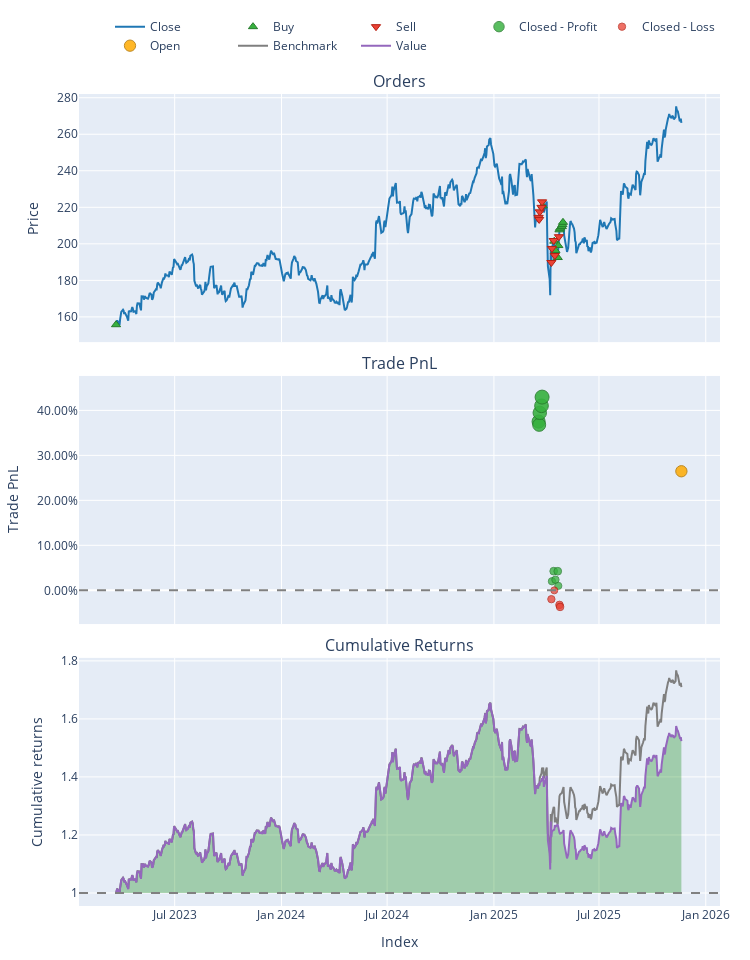

The notebook cell this image was saved under:
### Code cell
# Load Data
# (Ensure your CSV has columns like 'close', 'rsi', 'sma', etc.)
try:
    data = pd.read_csv('data/processed/AAPL_processed.csv')
    if 'Date' in data.columns:
        data['Date'] = pd.to_datetime(data['Date'])
        data.set_index('Date', inplace=True)
    print("Data loaded successfully.")
except FileNotFoundError:
    print("Error: Data file not found. Check path.")

# Split Train/Test
split_idx = int(len(data) * 0.7)
train_df = data.iloc[:split_idx]
test_df = data.iloc[split_idx:]

# Initialize Trainer
trainer = ModelTrainerRL(config['reinforcement_learning'])

print("Training PPO Agent...")


env_params = config['reinforcement_learning']['environment']

env_train = TradingEnvRL(
    train_df, 
    initial_balance=env_params.get('initial_balance', 10000),
    commission=env_params.get('commission', 0.001),
    lookback_window=env_params.get('lookback_window', 30),
    reward_func='sharpe'  # or 'sharpe'
)

result = trainer.train_ppo(env_train)
model = result['model'] 

print("Training Complete.")

print("Generating Agent Predictions on Test Data...")


env_params = config['reinforcement_learning']['environment']


env_test = TradingEnvRL(
    test_df, 
    initial_balance=env_params.get('initial_balance', 100000),
    commission=env_params.get('commission', 0.001),
    lookback_window=env_params.get('lookback_window', 30),
    reward_func='sharpe'  # or 'sharpe'
)

obs, _ = env_test.reset()
done = False
actions = []

# Manual Inference Loop
while not done:
    action, _ = model.predict(obs, deterministic=True)
    actions.append(action[0]) 
    obs, _, terminated, truncated, _ = env_test.step(action)
    done = terminated or truncated


#  RUN BACKTEST ---
print("Running Backtest...")


backtester = PortfolioBacktesterRL(env_params) 

portfolio = backtester.run_backtest(
    price_data=test_df['close'], 
    predicted_weights=np.array(actions),
    lookback_window=env_params.get('lookback_window', 30) # Important for data alignment
)
comparison = backtester.compare_with_buy_and_hold_rl()
# Show Metrics
metrics = backtester.get_performance_metrics()
print("\n--- Strategy Performance ---")
for k, v in metrics.items():
    print(f"{k}: {v:.4f}")

# Plot
portfolio.plot().show()

### Figure 1 — Plotly figure (JSON) as saved in the notebook; plotly's stock layout.template omitted (floating-point values rounded to 4 significant figures; data arrays with more than 128 entries replaced by an {"elided": "..."} marker saying what was removed)
{"data": [{"legendgroup": "0", "line": {"color": "#1f77b4"}, "name": "Close", "showlegend": true, "type": "scatter", "uid": "9933560b-9be8-44d2-99eb-2789b2364dac", "x": {"elided": "671 str values"}, "xaxis": "x", "y": {"elided": "671 float values"}, "yaxis": "y"}, {"customdata": [[0.0, 641.5, 99.9], [6.0, 362.4, 80.01], [10.0, 41.7, 8.401], [12.0, 9.517, 1.868], [13.0, 8.326, 1.603], [14.0, 2.79, 0.5554], [16.0, 4.615, 0.9584], [17.0, 432.5, 90.22], [18.0, 1.198, 0.2508], [19.0, 18.33, 3.857], [20.0, 308.7, 65.37]], "hovertemplate": "Order Id: %{customdata[0]}<br>Timestamp: %{x}<br>Price: %{y}<br>Size: %{customdata[1]:.6f}<br>Fees: %{customdata[2]:.6f}", "legendgroup": "1", "marker": {"color": "#37B13F", "line": {"color": "rgb(38,123,44)", "width": 1}, "size": 8, "symbol": "triangle-up"}, "mode": "markers", "name": "Buy", "type": "scatter", "uid": "96681272-9d9d-4423-ae15-9dc0762cd135", "x": ["2023-03-22T00:00:00-04:00", "2025-03-26T00:00:00-04:00", "2025-04-15T00:00:00-04:00", "2025-04-17T00:00:00-04:00", "2025-04-21T00:00:00-04:00", "2025-04-22T00:00:00-04:00", "2025-04-24T00:00:00-04:00", "2025-04-25T00:00:00-04:00", "2025-04-28T00:00:00-04:00", "2025-04-29T00:00:00-04:00", "2025-04-30T00:00:00-04:00"], "xaxis": "x", "y": [155.7, 220.8, 201.5, 196.3, 192.5, 199.1, 207.7, 208.6, 209.4, 210.5, 211.8], "yaxis": "y"}, {"customdata": [[1.0, 108.4, 23.25], [2.0, 261.3, 55.76], [3.0, 1.738, 0.378], [4.0, 3.084, 0.6785], [5.0, 0.4929, 0.1099], [7.0, 361.2, 68.55], [8.0, 149.7, 29.56], [9.0, 356.4, 71.93], [11.0, 9.581, 1.855], [15.0, 7.526, 1.535]], "hovertemplate": "Order Id: %{customdata[0]}<br>Timestamp: %{x}<br>Price: %{y}<br>Size: %{customdata[1]:.6f}<br>Fees: %{customdata[2]:.6f}", "legendgroup": "2", "marker": {"color": "#EA4335", "line": {"color": "rgb(181,31,18)", "width": 1}, "size": 8, "symbol": "triangle-down"}, "mode": "markers", "name": "Sell", "type": "scatter", "uid": "723076ec-b923-4104-a05d-227a45e336a0", "x": ["2025-03-19T00:00:00-04:00", "2025-03-20T00:00:00-04:00", "2025-03-21T00:00:00-04:00", "2025-03-24T00:00:00-04:00", "2025-03-25T00:00:00-04:00", "2025-04-10T00:00:00-04:00", "2025-04-11T00:00:00-04:00", "2025-04-14T00:00:00-04:00", "2025-04-16T00:00:00-04:00", "2025-04-23T00:00:00-04:00"], "xaxis": "x", "y": [214.5, 213.4, 217.5, 220.0, 223.0, 189.8, 197.5, 201.8, 193.6, 203.9], "yaxis": "y"}, {"customdata": [[0.0, 0.0, 6330.0, 0.3751], [1.0, 0.0, 14970.0, 0.3678], [2.0, 0.0, 106.8, 0.3945], [3.0, 0.0, 197.0, 0.4102], [4.0, 0.0, 32.97, 0.4295], [6.0, 0.0, 580.5, 0.02007], [7.0, 0.0, 971.3, 0.04259], [9.0, 1.0, 45.12, 0.02354], [10.0, 1.0, 71.2, 0.04245], [11.0, 1.0, 5.547, 0.009869]], "hovertemplate": "Exit Trade Id: %{customdata[0]}<br>Position Id: %{customdata[1]}<br>Exit Timestamp: %{x}<br>PnL: %{customdata[2]:.6f}<br>Return: %{customdata[3]:.2%}", "legendgroup": "3", "marker": {"color": "#37B13F", "line": {"color": "rgb(38,123,44)", "width": 1}, "opacity": [0.881, 0.8784, 0.8878, 0.8933, 0.9, 0.757, 0.7648, 0.7582, 0.7648, 0.7534], "size": [13.11, 12.99, 13.43, 13.69, 14.0, 7.325, 7.692, 7.382, 7.69, 7.159], "symbol": "circle"}, "mode": "markers", "name": "Closed - Profit", "type": "scatter", "uid": "e54a5fb7-2aeb-4bf0-b709-dbb2f3f7c921", "x": ["2025-03-19T00:00:00-04:00", "2025-03-20T00:00:00-04:00", "2025-03-21T00:00:00-04:00", "2025-03-24T00:00:00-04:00", "2025-03-25T00:00:00-04:00", "2025-04-11T00:00:00-04:00", "2025-04-14T00:00:00-04:00", "2025-04-17T00:00:00-04:00", "2025-04-21T00:00:00-04:00", "2025-04-22T00:00:00-04:00"], "xaxis": "x2", "y": [0.3751, 0.3678, 0.3945, 0.4102, 0.4295, 0.02007, 0.04259, 0.02354, 0.04245, 0.009869], "yaxis": "y2"}, {"customdata": [[5.0, 0.0, -1379.0, -0.01976], [8.0, 1.0, -1.024, -0.0001217], [12.0, 1.0, -30.12, -0.03238], [13.0, 1.0, -1401.0, -0.03688]], "hovertemplate": "Exit Trade Id: %{customdata[0]}<br>Position Id: %{customdata[1]}<br>Exit Timestamp: %{x}<br>PnL: %{customdata[2]:.6f}<br>Return: %{customdata[3]:.2%}", "legendgroup": "4", "marker": {"color": "#EA4335", "line": {"color": "rgb(181,31,18)", "width": 1}, "opacity": [0.7569, 0.75, 0.7613, 0.7628], "size": [7.32, 7.0, 7.526, 7.599], "symbol": "circle"}, "mode": "markers", "name": "Closed - Loss", "type": "scatter", "uid": "69c5a79e-119e-4286-be85-0bc7d829dfef", "x": ["2025-04-10T00:00:00-04:00", "2025-04-15T00:00:00-04:00", "2025-04-24T00:00:00-04:00", "2025-04-25T00:00:00-04:00"], "xaxis": "x2", "y": [-0.01976, -0.0001217, -0.03238, -0.03688], "yaxis": "y2"}, {"customdata": [[14.0, 2.0, 31860.0, 0.2647]], "hovertemplate": "Exit Trade Id: %{customdata[0]}<br>Position Id: %{customdata[1]}<br>Exit Timestamp: %{x}<br>PnL: %{customdata[2]:.6f}<br>Return: %{customdata[3]:.2%}", "legendgroup": "5", "marker": {"color": "#FFAA00", "line": {"color": "rgb(178,118,0)", "width": 1}, "opacity": [0.8424], "size": [11.31], "symbol": "circle"}, "mode": "markers", "name": "Open", "type": "scatter", "uid": "d1e21017-01ca-4765-b290-5d723146ec21", "x": ["2025-11-20T00:00:00-05:00"], "xaxis": "x2", "y": [0.2647], "yaxis": "y2"}, {"legendgroup": "6", "line": {"color": "#7f7f7f"}, "name": "Benchmark", "showlegend": true, "type": "scatter", "uid": "ea4a5912-2df8-4f01-90fc-30b9ecdd6a6e", "x": {"elided": "671 str values"}, "xaxis": "x3", "y": {"elided": "671 float values"}, "yaxis": "y3"}, {"hoverinfo": "skip", "legendgroup": "7", "line": {"color": "rgba(0, 0, 0, 0)", "width": 0}, "opacity": 0, "showlegend": false, "type": "scatter", "uid": "4369bd4f-55ab-4368-8760-7f664adef930", "x": {"elided": "671 str values"}, "xaxis": "x3", "y": {"elided": "671 int values"}, "yaxis": "y3"}, {"connectgaps": false, "fill": "tonexty", "fillcolor": "rgba(0, 128, 0, 0.3)", "hoverinfo": "skip", "legendgroup": "7", "line": {"color": "rgba(0, 0, 0, 0)", "width": 0}, "opacity": 0, "showlegend": false, "type": "scatter", "uid": "4a2988d9-a3ee-4bea-b896-938ef7f4c1a3", "x": {"elided": "671 str values"}, "xaxis": "x3", "y": {"elided": "671 float values"}, "yaxis": "y3"}, {"hoverinfo": "skip", "legendgroup": "7", "line": {"color": "rgba(0, 0, 0, 0)", "width": 0}, "opacity": 0, "showlegend": false, "type": "scatter", "uid": "da3e324e-e1c8-4c52-a163-5bc4cd473d4f", "x": {"elided": "671 str values"}, "xaxis": "x3", "y": {"elided": "671 int values"}, "yaxis": "y3"}, {"connectgaps": false, "fill": "tonexty", "fillcolor": "rgba(255, 0, 0, 0.3)", "hoverinfo": "skip", "legendgroup": "7", "line": {"color": "rgba(0, 0, 0, 0)", "width": 0}, "opacity": 0, "showlegend": false, "type": "scatter", "uid": "fb107b8e-4d45-4f0d-be9f-ce1b3e03a307", "x": {"elided": "671 str values"}, "xaxis": "x3", "y": {"elided": "671 float values"}, "yaxis": "y3"}, {"legendgroup": "8", "line": {"color": "#9467bd"}, "name": "Value", "showlegend": true, "type": "scatter", "uid": "e6d9cc8d-abf1-4796-9cf1-b68e06b80d8a", "x": {"elided": "671 str values"}, "xaxis": "x3", "y": {"elided": "671 float values"}, "yaxis": "y3"}, {"hoverinfo": "skip", "legendgroup": "7", "line": {"color": "rgba(0, 0, 0, 0)", "width": 0}, "opacity": 0, "showlegend": false, "type": "scatter", "uid": "d8c6cd84-4228-466d-9670-749768270f80", "x": {"elided": "671 str values"}, "xaxis": "x3", "y": {"elided": "671 int values"}, "yaxis": "y3"}], "layout": {"annotations": [{"font": {"size": 16}, "showarrow": false, "text": "Orders", "x": 0.5, "xanchor": "center", "xref": "paper", "y": 1, "yanchor": "bottom", "yref": "paper"}, {"font": {"size": 16}, "showarrow": false, "text": "Trade PnL", "x": 0.5, "xanchor": "center", "xref": "paper", "y": 0.6528, "yanchor": "bottom", "yref": "paper"}, {"font": {"size": 16}, "showarrow": false, "text": "Cumulative Returns", "x": 0.5, "xanchor": "center", "xref": "paper", "y": 0.3056, "yanchor": "bottom", "yref": "paper"}], "height": 960, "legend": {"orientation": "h", "traceorder": "normal", "x": 1, "xanchor": "right", "y": 1.042, "yanchor": "bottom"}, "margin": {"b": 30, "l": 30, "r": 30, "t": 30}, "shapes": [{"line": {"color": "gray", "dash": "dash"}, "type": "line", "x0": 0, "x1": 1, "xref": "paper", "y0": 0, "y1": 0, "yref": "y2"}, {"line": {"color": "gray", "dash": "dash"}, "type": "line", "x0": 0, "x1": 1, "xref": "paper", "y0": 1, "y1": 1, "yref": "y3"}], "showlegend": true, "width": 750, "xaxis": {"anchor": "y", "domain": [0, 1], "matches": "x3", "showticklabels": false}, "xaxis2": {"anchor": "y2", "domain": [0, 1], "matches": "x3", "showticklabels": false}, "xaxis3": {"anchor": "y3", "domain": [0, 1], "title": {"text": "Index"}}, "yaxis": {"anchor": "x", "domain": [0.6944, 1], "title": {"text": "Price"}}, "yaxis2": {"anchor": "x2", "domain": [0.3472, 0.6528], "tickformat": ".2%", "title": {"text": "Trade PnL"}}, "yaxis3": {"anchor": "x3", "domain": [0, 0.3056], "title": {"text": "Cumulative returns"}}}}
